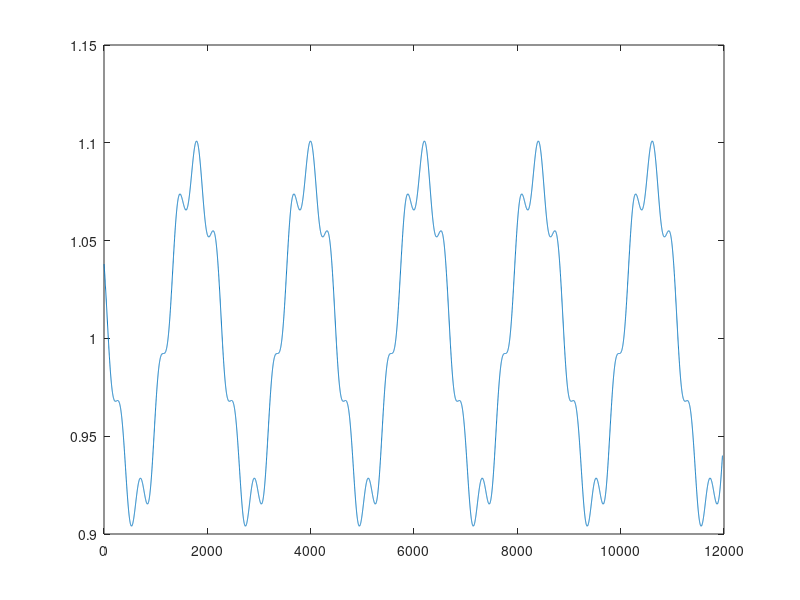

MATLAB code for this plot: (Note: this script raises an error after producing the figure.)
% Fast Fourier Series Coefficients
% Targets specific frequencies and samples on the period of the lowest harmonic
% 2016, Jeremy Dahan at Centre Automatique et Systemes, and at Trublion

% Notes 
% - To test against a sudden increase in amplitude, like in a plucked string configuration,
%   expressions like (2.+ (T>0.0045)) are useful.
% - With a non constant coefficient like (2.+ 100*T), abs(s) seems to be close to the
%   average value of the coefficient.
% - I tried to remove the different harmonics and reaplying the algorithm
%   on the rest, the precision is not improved. I also tried to reduce the
%   number of samples needed on the rest of the signal, with N0 = floor(fs/f0)
%   but the presence of the third harmonic prevents from giving the correct
%   result for the second harmonic.

f = 70.; % frequency of the lowest mode
fs = 44100; % Sampling frequency
m = 1; % Mode of interest
f0 = m*f; % frequency of interest
N0 = floor(fs/f); % Number of samples

DURATION = 20;
T = 0:1/fs:DURATION*(N0/fs);

signal1 =   1.*sin(2.*pi*f*T + 1.);
signal2 =   0*sin(2.*pi*(2.*f)*T + 2);
signal3 =   0*2.*sin(2.*pi*(3.*f)*T + 0.5);
noise1  =   0*1.0*sin(2.*pi*(7.231*f)*T + normrnd(0,1,1,1));
noise2  =   0*2.0*sin(2.*pi*(30.231*f)*T + normrnd(0,1,1,1));
noise3  =   0.*normrnd(0,1, 1, length(T));
hum1    =   0.1*sin(2.*pi*(50)*T + normrnd(0,1,1,1));
hum2    =   0.*sin(2.*pi*(100)*T + normrnd(0,1,1,1));

totalSignal = signal1 + signal2 + signal3  + noise1 + noise2 + noise3 + hum1 + hum2;


sequence = 1:1:(DURATION)*N0+1;


YAmplitude = zeros(1,(DURATION-1)*N0);
YPhase = zeros(1,(DURATION-1)*N0);

expSignal = exp(-1i*2.*pi*f0*sequence/fs);

signalTimesComplexExponential = totalSignal .* expSignal;

s = sum(signalTimesComplexExponential(1:(N0)));

for index = sequence(1:(DURATION-1)*N0)
    s = s - signalTimesComplexExponential(index) + signalTimesComplexExponential(index+N0);
    YAmplitude(index) = abs(s)*2/N0;
    YPhase(index) = angle(s) + pi/2;
end

plot(YAmplitude)
%plot(YPhase)

NUMBER_OF_MODES = 5;

T = 0:1/fs:((N0-1)/fs);
expSignal = exp(-1i*2.*pi*f0*T);


    
% Using an audio file
[y,fs] = audioread(url);
signal = transpose(y(:,1));



f = 440; % frequency of the lowest mode
M = 1:1:NUMBER_OF_MODES;
N0 = floor(fs/f);
DURATION = mod(length(signal),N0);



% Construct a smoothing window
gaussFilter = gausswin(1000);
gaussFilter = gaussFilter / sum(gaussFilter); % Normalize.


YAmplitude_matrix = zeros(length(M),2*(DURATION-1)*(N0));
% Y_sum = zeros(1,length(sequence));  
hold on
for m=M 

        f0 = m*f;

        T = 0:1/fs:((N0-1)/fs);
        expSignal = exp(-1i*2.*pi*f0*T);

        signalTimesComplexExponential = totalSignal .* expSignal;


        
        T = 0:1/fs:DURATION*(N0/fs);


        sequence = 1:1:(DURATION-1)*N0;
        YAmplitude = zeros(1,length(sequence));
        YPhase = zeros(1,length(sequence));

    for index = sequence
        s = 2*sum(signal(index:(index+N0-1)) .* expSignal)/(N0);
        YAmplitude(index) = abs(s);
        YPhase(index) = angle(s) + pi/2;
    end
    %plot(log(YAmplitude))
    %plot(YAmplitude)
    smoothedVector = conv(YAmplitude,gaussFilter);%conv(60+20*log(YAmplitude), gaussFilter);
    plot(smoothedVector)%80000:length(smoothedVector)))
    NC = length(smoothedVector);
    
    %YAmplitude_matrix(m,1:length(YAmplitude)) = YAmplitude;%conv(YAmplitude, gaussFilter);
    YAmplitude_matrix(m,1:NC) = smoothedVector;%conv(log(YAmplitude), gaussFilter);
    %Conv the signal with a gaussian window to get smoother results
    %Y_sum = Y_sum + YAmplitude;
    %plot(smoothedVector)
end
